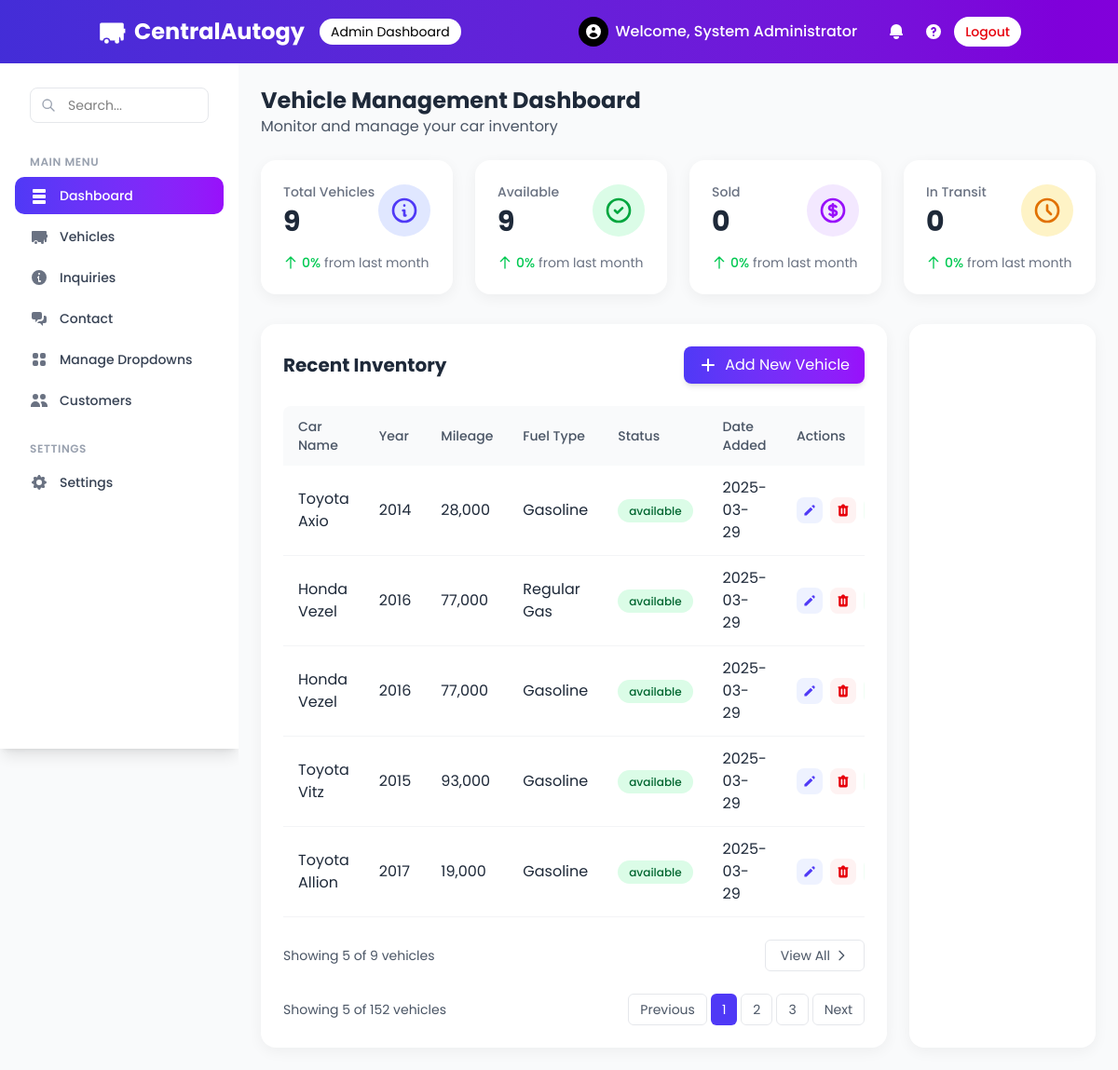
/admin/index.php (signed in), run on the app's committed database.
### tables this page shows
CREATE TABLE `vehicles` (
  `id` int(11) NOT NULL,
  `make` varchar(50) NOT NULL,
  `model` varchar(50) NOT NULL,
  `year` int(4) NOT NULL,
  `price` decimal(10,2) DEFAULT NULL,
  `mileage` int(11) NOT NULL,
  `color` varchar(30) NOT NULL,
  `vin` varchar(17) NOT NULL,
  `condition` varchar(20) NOT NULL,
  `body_style` varchar(30) NOT NULL,
  `transmission` varchar(20) NOT NULL,
  `fuel_type` varchar(20) NOT NULL,
  `engine` varchar(50) NOT NULL,
  `drivetrain` varchar(20) NOT NULL,
  `exterior_color` varchar(30) NOT NULL,
  `interior_color` varchar(30) NOT NULL,
  `description` text NOT NULL,
  `featured` tinyint(1) DEFAULT 0,
  `status` enum('available','sold','pending','reserved','in transit') DEFAULT 'available',
  `created_at` datetime DEFAULT current_timestamp(),
  `updated_at` datetime DEFAULT current_timestamp() ON UPDATE current_timestamp()
);

### admin/index.php (the view, shortened to what this page needs)
<?php
if (!function_exists('getConnection')) {
  function getConnection()
  {
    $host = "localhost";
    $username = "root";
    $password = "";
    $database = "centralautogy";
    $conn = new mysqli($host, $username, $password, $database);
    return $conn;
  }
}
function getRecentInventory($limit = 5)
{
  $conn = getConnection();
  $query = "SELECT
      id,
      CONCAT(make, ' ', model) AS vehicle_name,
      year,
      mileage,
      fuel_type,
      status,
      DATE_FORMAT(created_at, '%Y-%m-%d') AS date_added
  FROM
      vehicles
  ORDER BY
      created_at DESC
  LIMIT ?";
  $stmt = $conn->prepare($query);
  $stmt->bind_param("i", $limit);
  $stmt->execute();
  $result = $stmt->get_result();
  $vehicles = [];
  if ($result && $result->num_rows > 0) {
    while ($row = $result->fetch_assoc()) {
      $statusClass = 'bg-gray-100 text-gray-800';
      switch (strtolower($row['status'])) {
        case 'available':
          $statusClass = 'bg-green-100 text-green-800';
          break;
      }
      $row['css_class'] = $statusClass;
      $vehicles[] = $row;
    }
  }
  return $vehicles;
}
function getTotalVehicleCount()
{
  $conn = getConnection();
  $query = "SELECT COUNT(*) as total FROM vehicles";
  $result = $conn->query($query);
  $total = 0;
  if ($result && $result->num_rows > 0) {
    $row = $result->fetch_assoc();
    $total = $row['total'];
  }
  return $total;
}
$recentVehicles = getRecentInventory(5);
$totalVehicles = getTotalVehicleCount();
?>
<!doctype html>
<html>
<head>
  <link href="../src/output.css" rel="stylesheet">
  <link rel="stylesheet" href="assets/css/index.css">
</head>
<body class="bg-gray-50">
  <?php include 'includes/header.php'; ?>
  <div class="flex h-[calc(100vh-64px)]">
    <?php include 'includes/sidebar.php'; ?>
    <main class="flex-1 p-6 overflow-y-auto bg-gray-50">
      <div class="mb-6">
        <h1 class="text-2xl font-bold text-gray-800">Vehicle Management Dashboard</h1>
        <p class="text-gray-600">Monitor and manage your car inventory</p>
      </div>
      <?php include 'includes/stats.php'; ?>
      <div class="flex flex-col lg:flex-row gap-6">
        <div class="dashboard-card bg-white p-6 w-full lg:w-3/4">
          <div class="flex flex-col sm:flex-row justify-between items-start sm:items-center mb-6 gap-4">
            <h2 class="text-xl font-bold text-gray-800">Recent Inventory</h2>
            <button id="addNewCarBtn" class="bg-gradient-to-r from-indigo-600 to-purple-600 hover:from-indigo-700 hover:to-purple-700 text-white px-4 py-2 rounded-lg transition duration-300 flex items-center shadow-md">
              <svg xmlns="http://www.w3.org/2000/svg" class="h-5 w-5 mr-2" viewBox="0 0 20 20" fill="currentColor">
                <path fill-rule="evenodd" d="M10 3a1 1 0 011 1v5h5a1 1 0 110 2h-5v5a1 1 0 11-2 0v-5H4a1 1 0 110-2h5V4a1 1 0 011-1z" clip-rule="evenodd" />
              </svg>
              Add New Vehicle
            </button>
          </div>
          <div class="overflow-x-auto">
            <table class="w-full">
              <thead>
                <tr class="bg-gray-50">
                  <th class="px-4 py-3 text-left text-sm font-medium text-gray-600 rounded-tl-lg">Car Name</th>
                  <th class="px-4 py-3 text-left text-sm font-medium text-gray-600">Year</th>
                  <th class="px-4 py-3 text-left text-sm font-medium text-gray-600">Mileage</th>
                  <th class="px-4 py-3 text-left text-sm font-medium text-gray-600">Fuel Type</th>
                  <th class="px-4 py-3 text-left text-sm font-medium text-gray-600">Status</th>
                  <th class="px-4 py-3 text-left text-sm font-medium text-gray-600">Date Added</th>
                  <th class="px-4 py-3 text-left text-sm font-medium text-gray-600 rounded-tr-lg">Actions</th>
                </tr>
              </thead>
              <tbody>
                <?php if (empty($recentVehicles)): ?>
                  <tr class="border-b border-gray-100">
                    <td colspan="7" class="px-4 py-5 text-center text-gray-600">No vehicles found</td>
                  </tr>
                <?php else: ?>
                  <?php foreach ($recentVehicles as $vehicle): ?>
                    <tr class="border-b border-gray-100 table-row">
                      <td class="px-4 py-3 text-gray-800"><?php echo htmlspecialchars($vehicle['vehicle_name']); ?></td>
                      <td class="px-4 py-3 text-gray-800"><?php echo htmlspecialchars($vehicle['year']); ?></td>
                      <td class="px-4 py-3 text-gray-800"><?php echo number_format($vehicle['mileage']); ?></td>
                      <td class="px-4 py-3 text-gray-800"><?php echo htmlspecialchars($vehicle['fuel_type']); ?></td>
                      <td class="px-4 py-3">
                        <span class="px-3 py-1 <?php echo htmlspecialchars($vehicle['css_class']); ?> rounded-full text-xs font-medium">
                          <?php echo htmlspecialchars($vehicle['status']); ?>
                        </span>
                      </td>
                      <td class="px-4 py-3 text-gray-800"><?php echo htmlspecialchars($vehicle['date_added']); ?></td>
                      <td class="px-4 py-3">
                        <div class="flex space-x-2">
                          <a href="edit_vehicle_form.php?id=<?php echo $vehicle['id']; ?>" class="p-1.5 rounded-lg bg-indigo-50 text-indigo-600 hover:bg-indigo-100 transition-all" title="Edit">
                            <svg xmlns="http://www.w3.org/2000/svg" class="h-4 w-4" viewBox="0 0 20 20" fill="currentColor">
                              <path d="M13.586 3.586a2 2 0 112.828 2.828l-.793.793-2.828-2.828.793-.793zM11.379 5.793L3 14.172V17h2.828l8.38-8.379-2.83-2.828z" />
                            </svg>
                          </a>
                          <button onclick="confirmDelete(<?php echo $vehicle['id']; ?>, '<?php echo addslashes($vehicle['year'] . ' ' . $vehicle['vehicle_name']); ?>')" class="p-1.5 rounded-lg bg-red-50 text-red-600 hover:bg-red-100 transition-all" title="Delete">
                          </button>
                        </div>
                      </td>
                    </tr>
                  <?php endforeach; ?>
                <?php endif; ?>
              </tbody>
            </table>
          </div>
          <div class="mt-6 flex justify-between items-center">
            <div>
              <span class="text-sm text-gray-600">Showing <?php echo count($recentVehicles); ?> of <?php echo $totalVehicles; ?> vehicles</span>
            </div>
            <div class="flex space-x-1">
              <a href="vehicles.php" class="px-4 py-1.5 rounded-md bg-white border border-gray-200 text-gray-600 text-sm hover:bg-gray-50 transition-all flex items-center">
                <span>View All</span>
                <svg xmlns="http://www.w3.org/2000/svg" class="h-4 w-4 ml-1" fill="none" viewBox="0 0 24 24" stroke="currentColor">
                  <path stroke-linecap="round" stroke-linejoin="round" stroke-width="2" d="M9 5l7 7-7 7" />
                </svg>
              </a>
            </div>
          </div>
          <div class="mt-6 flex justify-between items-center">
            <div>
              <span class="text-sm text-gray-600">Showing 5 of 152 vehicles</span>
            </div>
            <div class="flex space-x-1">
              <button class="px-3 py-1.5 rounded-md bg-white border border-gray-200 text-gray-600 text-sm hover:bg-gray-50 transition-all">Previous</button>
              <button class="px-3 py-1.5 rounded-md bg-indigo-600 text-white text-sm hover:bg-indigo-700 transition-all">1</button>
              <button class="px-3 py-1.5 rounded-md bg-white border border-gray-200 text-gray-600 text-sm hover:bg-gray-50 transition-all">2</button>
              <button class="px-3 py-1.5 rounded-md bg-white border border-gray-200 text-gray-600 text-sm hover:bg-gray-50 transition-all">3</button>
              <button class="px-3 py-1.5 rounded-md bg-white border border-gray-200 text-gray-600 text-sm hover:bg-gray-50 transition-all">Next</button>
            </div>
          </div>
        </div>
        <div class="dashboard-card bg-white p-6 w-full lg:w-1/4">
        </div>
      </div>
    </main>
  </div>
</body>
</html>

### admin/assets/css/index.css (style rules this page uses)
body, html { font-family: 'Poppins', sans-serif; height: 100%; overflow: hidden; }
.dashboard-card { border-radius: 16px; box-shadow: 0 4px 15px rgba(0, 0, 0, 0.05); transition: all 0.3s; }
.table-row { transition: all 0.2s; }

### data on the page
vehicles: vehicle_name "Toyota Axio", year "2014", mileage "28,000", fuel_type "Gasoline", status "available", date_added "2025-03-29"
vehicles: vehicle_name "Honda Vezel", year "2016", mileage "77,000", fuel_type "Regular Gas", status "available", date_added "2025-03-29"
vehicles: vehicle_name "Honda Vezel", year "2016", mileage "77,000", fuel_type "Gasoline", status "available", date_added "2025-03-29"
vehicles: vehicle_name "Toyota Vitz", year "2015", mileage "93,000", fuel_type "Gasoline", status "available", date_added "2025-03-29"
vehicles: vehicle_name "Toyota Allion", year "2017", mileage "19,000", fuel_type "Gasoline", status "available", date_added "2025-03-29"

### other printed values
$_SESSION["admin_name"] "System Administrator"
$stats['total'] "9"
abs($stats['total_change']) "0"
$stats['available'] "9"
abs($stats['available_change']) "0"
$stats['sold'] "0"
abs($stats['sold_change']) "0"
$stats['in_transit'] "0"
abs($stats['in_transit_change']) "0"
count($recentVehicles) "5"
$totalVehicles "9"
